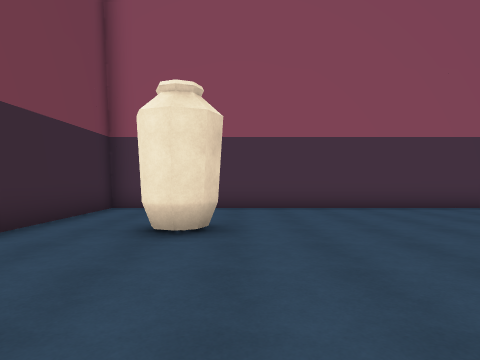
[1] (above)

18 first-person views from a walk through a Unity game level. The camera is 1.4 m above the floor, looks level and sees 75° across. The floor is counted in squares, 1.8 m on a side. Each view is taken from the middle of a square. On the plan, view 1 faces up. The plan holds only what a view shows up to about 11 squares ahead; the rest is blank. The place goes on beyond the plan. The player is left out. Some animated figures are not drawn.

[2]
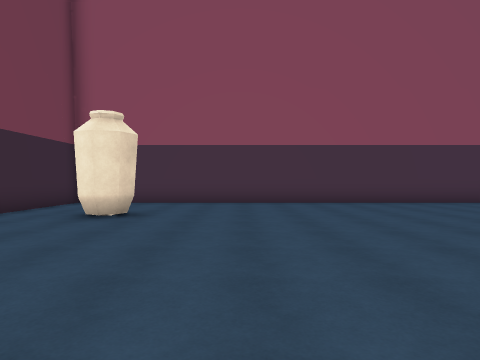

[3]
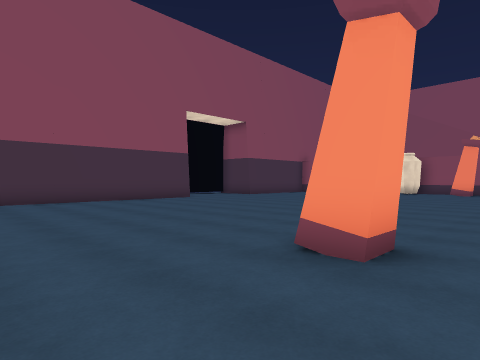

[4]
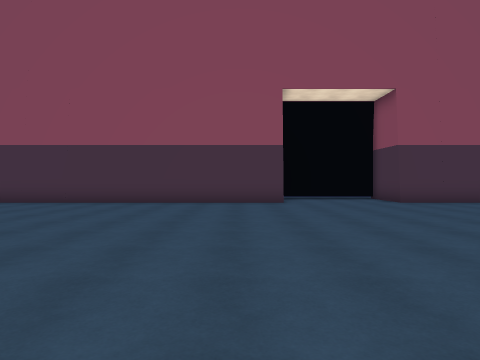

[5]
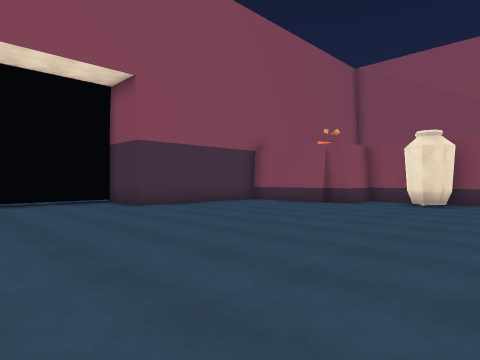

[6]
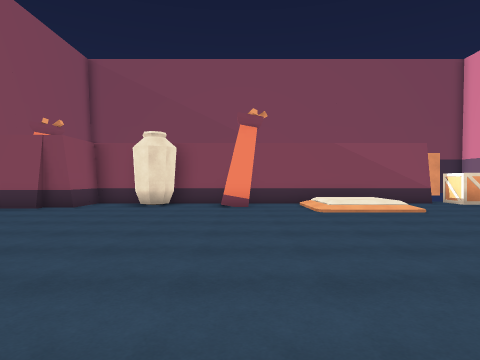

[7]
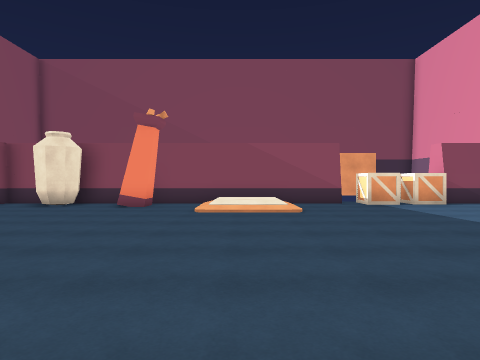

[8]
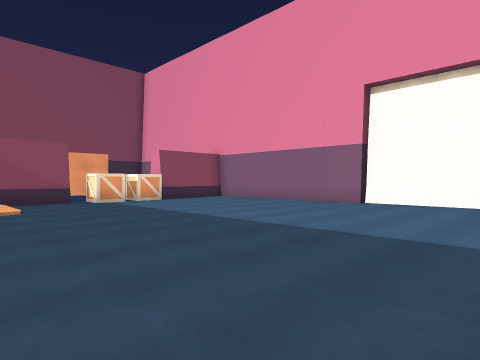

[9]
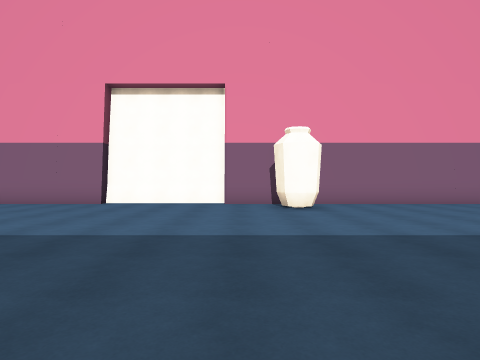

[10]
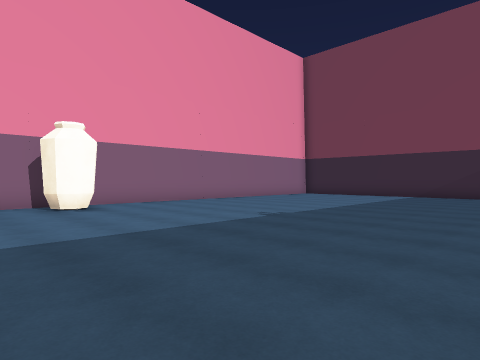

[11]
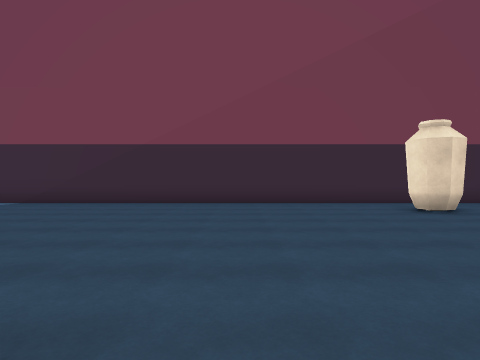

[12]
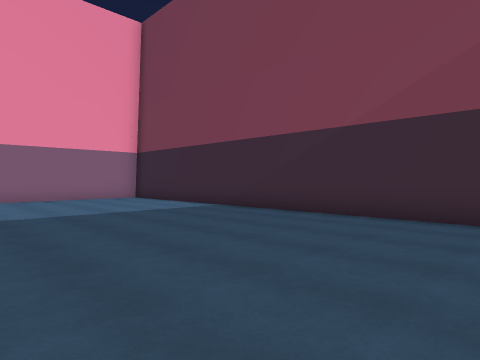

[13]
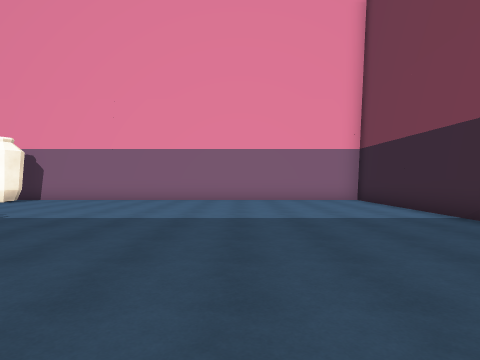

[14]
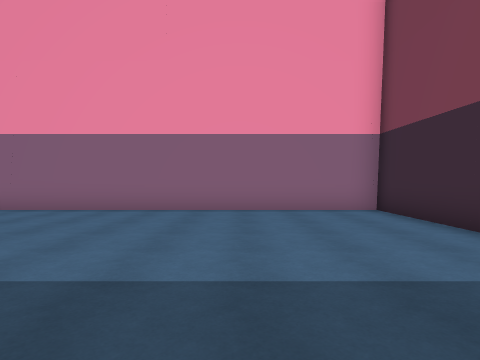

[15]
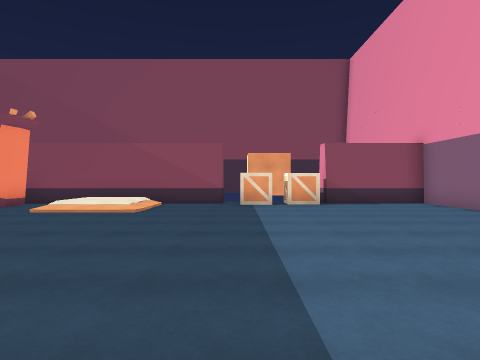

[16]
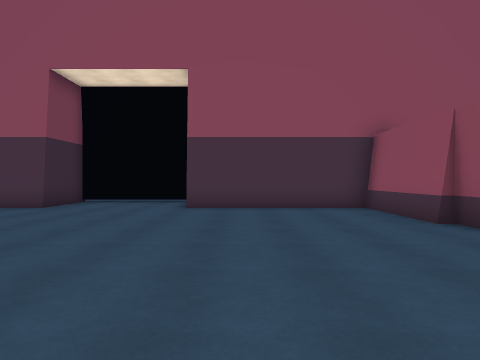

[17]
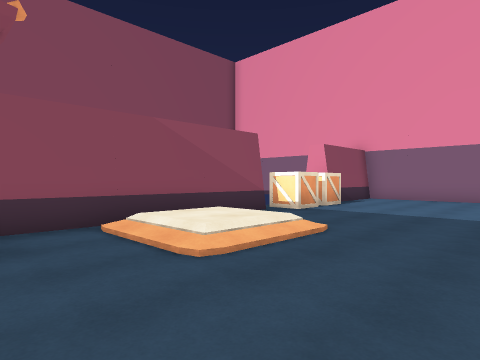

[18]
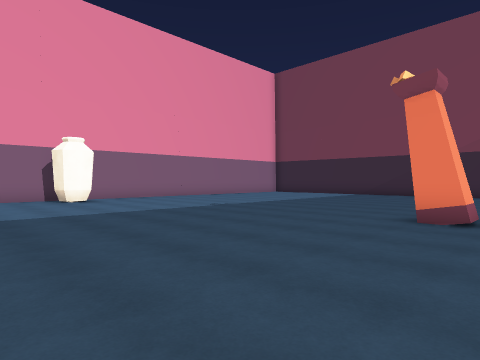

### Floor plan
Points are (right, up) in squares from view 1. A wall is a line through its corners. A room is listed if a view was taken in it or the views show most of it. See-through windows are left out.
Room 1 (views 1, 2, 3, 4, 5, 6, 7, 8, 9, 10, 11, 12, 13, 14, 15, 16, 17, 18)
walls: (11.5, -13.6) (15.5, -13.6) (15.5, -13.2) (22.5, -13.2) (22.5, -9.9) (23, -9.9); (20.6, 5.5) (20.6, 8.8) (15.5, 8.8) (15.5, 10.9) (11.5, 10.9) (11.5, 8.8) (-3.6, 8.8) (-3.6, -13.2) (11.5, -13.2); (22.5, -6.5) (22.5, 4.8) (20.8, 4.8) (20.8, 5.6)
ways out: gap at (23, -10)
objects: jar (-1, 5); torch (6, -2) to (6, -1); jar (9, -12); torch (21, 0) to (22, 0); jar (21, 3) to (22, 3); crate (22, -9) to (23, -9); crate (22, -8) to (23, -7)

Where each view was taken, in squares from view 1:
view 1: 0 up, 0 right, facing up
view 2: 2 down, 2 right, facing up
view 3: 3 down, 3 right, facing up-right
view 4: 2 down, 10 right, facing up
view 5: 0 up, 11 right, facing up-right
view 6: 0 up, 12 right, facing right
view 7: 3 down, 12 right, facing right
view 8: 3 down, 11 right, facing down-right
view 9: 3 down, 11 right, facing down
view 10: 3 down, 12 right, facing down-left
view 11: 0 up, 7 right, facing left
view 12: 0 up, 3 right, facing down-left
view 13: 1 down, 1 right, facing down
view 14: 5 down, 0 right, facing down
view 15: 7 down, 12 right, facing right
view 16: 0 up, 17 right, facing up
view 17: 0 up, 17 right, facing down-right
view 18: 0 up, 13 right, facing down-left
